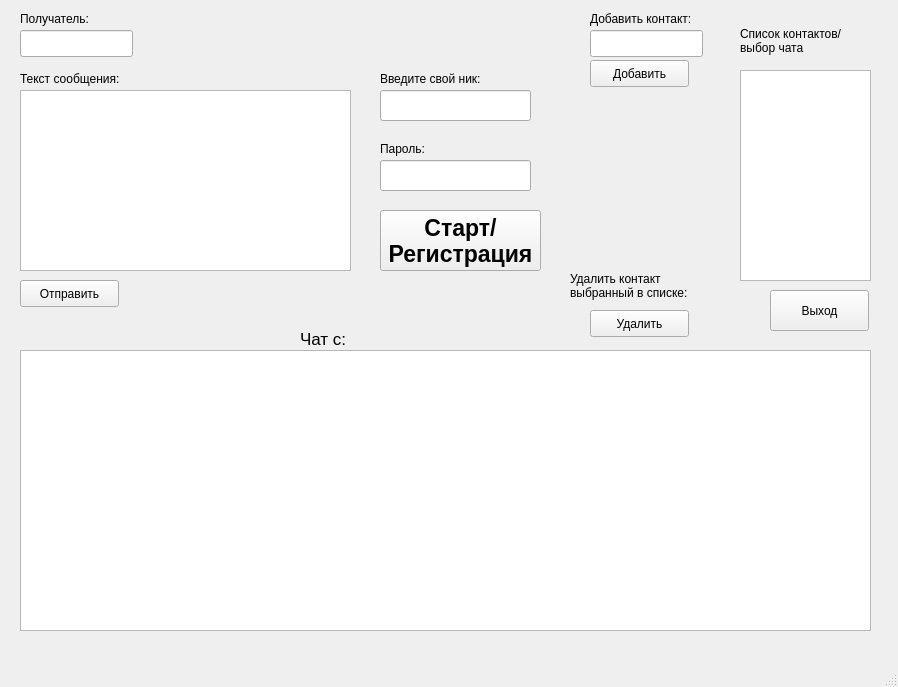
<?xml version="1.0" encoding="UTF-8"?>
<ui version="4.0">
 <class>MainWindow</class>
 <widget class="QMainWindow" name="MainWindow">
  <property name="geometry">
   <rect>
    <x>0</x>
    <y>0</y>
    <width>898</width>
    <height>687</height>
   </rect>
  </property>
  <property name="windowTitle">
   <string>MainWindow</string>
  </property>
  <widget class="QWidget" name="centralwidget">
   <widget class="QPushButton" name="sendbutton">
    <property name="geometry">
     <rect>
      <x>20</x>
      <y>280</y>
      <width>99</width>
      <height>27</height>
     </rect>
    </property>
    <property name="text">
     <string>Отправить</string>
    </property>
   </widget>
   <widget class="QLineEdit" name="reciever">
    <property name="geometry">
     <rect>
      <x>20</x>
      <y>30</y>
      <width>113</width>
      <height>27</height>
     </rect>
    </property>
    <property name="font">
     <font>
      <pointsize>17</pointsize>
     </font>
    </property>
   </widget>
   <widget class="QTextEdit" name="massage_text">
    <property name="geometry">
     <rect>
      <x>20</x>
      <y>90</y>
      <width>331</width>
      <height>181</height>
     </rect>
    </property>
   </widget>
   <widget class="QTextBrowser" name="chat_window">
    <property name="geometry">
     <rect>
      <x>20</x>
      <y>350</y>
      <width>851</width>
      <height>281</height>
     </rect>
    </property>
   </widget>
   <widget class="QLabel" name="label1">
    <property name="geometry">
     <rect>
      <x>20</x>
      <y>10</y>
      <width>91</width>
      <height>17</height>
     </rect>
    </property>
    <property name="text">
     <string>Получатель:</string>
    </property>
   </widget>
   <widget class="QLabel" name="label2">
    <property name="geometry">
     <rect>
      <x>20</x>
      <y>70</y>
      <width>141</width>
      <height>17</height>
     </rect>
    </property>
    <property name="text">
     <string>Текст сообщения:</string>
    </property>
   </widget>
   <widget class="QPushButton" name="startbutton">
    <property name="geometry">
     <rect>
      <x>380</x>
      <y>210</y>
      <width>161</width>
      <height>61</height>
     </rect>
    </property>
    <property name="font">
     <font>
      <pointsize>17</pointsize>
      <weight>75</weight>
      <bold>true</bold>
     </font>
    </property>
    <property name="text">
     <string>Старт/
Регистрация</string>
    </property>
   </widget>
   <widget class="QLabel" name="add_contact_label">
    <property name="geometry">
     <rect>
      <x>590</x>
      <y>10</y>
      <width>131</width>
      <height>17</height>
     </rect>
    </property>
    <property name="text">
     <string>Добавить контакт:</string>
    </property>
   </widget>
   <widget class="QListWidget" name="contacts_list">
    <property name="geometry">
     <rect>
      <x>740</x>
      <y>70</y>
      <width>131</width>
      <height>211</height>
     </rect>
    </property>
    <property name="mouseTracking">
     <bool>false</bool>
    </property>
   </widget>
   <widget class="QLineEdit" name="nick_lineEdit">
    <property name="geometry">
     <rect>
      <x>380</x>
      <y>90</y>
      <width>151</width>
      <height>31</height>
     </rect>
    </property>
   </widget>
   <widget class="QLabel" name="start_nick_label">
    <property name="geometry">
     <rect>
      <x>380</x>
      <y>70</y>
      <width>131</width>
      <height>17</height>
     </rect>
    </property>
    <property name="text">
     <string>Введите свой ник:</string>
    </property>
   </widget>
   <widget class="QLineEdit" name="add_contact_lineEdit">
    <property name="geometry">
     <rect>
      <x>590</x>
      <y>30</y>
      <width>113</width>
      <height>27</height>
     </rect>
    </property>
   </widget>
   <widget class="QPushButton" name="add_contact_button">
    <property name="geometry">
     <rect>
      <x>590</x>
      <y>60</y>
      <width>99</width>
      <height>27</height>
     </rect>
    </property>
    <property name="text">
     <string>Добавить</string>
    </property>
   </widget>
   <widget class="QLineEdit" name="password_lineEdit">
    <property name="geometry">
     <rect>
      <x>380</x>
      <y>160</y>
      <width>151</width>
      <height>31</height>
     </rect>
    </property>
   </widget>
   <widget class="QLabel" name="password_label">
    <property name="geometry">
     <rect>
      <x>380</x>
      <y>140</y>
      <width>67</width>
      <height>17</height>
     </rect>
    </property>
    <property name="text">
     <string>Пароль:</string>
    </property>
   </widget>
   <widget class="QPushButton" name="exit_Button">
    <property name="geometry">
     <rect>
      <x>770</x>
      <y>290</y>
      <width>99</width>
      <height>41</height>
     </rect>
    </property>
    <property name="text">
     <string>Выход</string>
    </property>
   </widget>
   <widget class="QLabel" name="del_contact_label">
    <property name="geometry">
     <rect>
      <x>570</x>
      <y>270</y>
      <width>151</width>
      <height>31</height>
     </rect>
    </property>
    <property name="text">
     <string>Удалить контакт 
выбранный в списке:</string>
    </property>
   </widget>
   <widget class="QPushButton" name="del_contact_button">
    <property name="geometry">
     <rect>
      <x>590</x>
      <y>310</y>
      <width>99</width>
      <height>27</height>
     </rect>
    </property>
    <property name="text">
     <string>Удалить</string>
    </property>
   </widget>
   <widget class="QLabel" name="contacts_list_label">
    <property name="geometry">
     <rect>
      <x>740</x>
      <y>20</y>
      <width>131</width>
      <height>41</height>
     </rect>
    </property>
    <property name="text">
     <string>Список контактов/
выбор чата</string>
    </property>
   </widget>
   <widget class="QLabel" name="chat_label">
    <property name="geometry">
     <rect>
      <x>300</x>
      <y>330</y>
      <width>301</width>
      <height>17</height>
     </rect>
    </property>
    <property name="font">
     <font>
      <pointsize>13</pointsize>
     </font>
    </property>
    <property name="text">
     <string>Чат с: </string>
    </property>
   </widget>
  </widget>
  <widget class="QMenuBar" name="menubar">
   <property name="geometry">
    <rect>
     <x>0</x>
     <y>0</y>
     <width>898</width>
     <height>25</height>
    </rect>
   </property>
  </widget>
  <widget class="QStatusBar" name="statusbar"/>
 </widget>
 <resources/>
 <connections/>
</ui>
